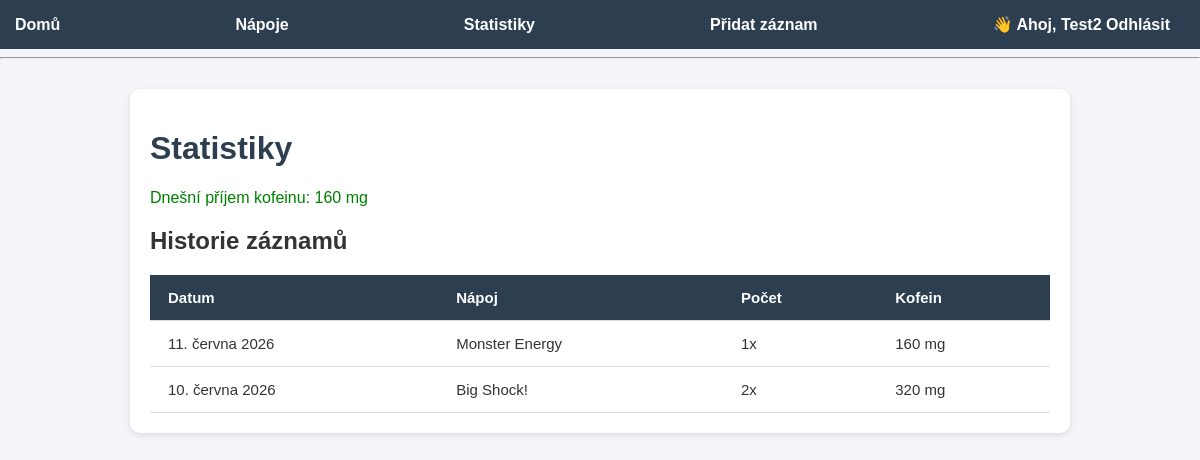
/stats/ (signed in), run on the app's committed database.
### tracker/models.py (models this page shows, shortened)
class Consumption(models.Model):
    user = models.ForeignKey(User, on_delete=models.CASCADE)
    drink = models.ForeignKey(Drink, on_delete=models.CASCADE)
    amount = models.IntegerField(default=1)
    date = models.DateField(auto_now_add=True)

class Drink(models.Model):
    name = models.CharField(max_length=100)
    caffeine_mg = models.IntegerField()
    sugar_g = models.IntegerField()
    volume_ml = models.IntegerField()

### tracker/views.py (the view)
# urls.py: path('stats/', views.stats, name='stats'),
@login_required(login_url='login')
def stats(request):
    records = Consumption.objects.filter(user=request.user).order_by('-date')
    today_records = Consumption.objects.filter(user=request.user, date=date.today())
    total_caffeine = sum(r.drink.caffeine_mg * r.amount for r in today_records)
    status = "OK" if total_caffeine <= 400 else "EXCEEDED"
    return render(request, 'stats.html', {
        'total': total_caffeine,
        'status': status,
        'records': records
    })

### tracker/templates/stats.html
{% extends 'base.html' %}
{% block content %}
<h1>Statistiky</h1>
{% if status == "OK" %}
    <p style="color:green;">
        Dnešní příjem kofeinu: {{ total }} mg
    </p>
{% else %}
    <p style="color:red;">
        Překročen limit! Dnešní příjem: {{ total }} mg
    </p>
{% endif %}
<h2>Historie záznamů</h2>
<table>
    <tr>
        <th>Datum</th>
        <th>Nápoj</th>
        <th>Počet</th>
        <th>Kofein</th>
    </tr>
    {% for record in records %}
    <tr>
        <td>{{ record.date }}</td>
        <td>{{ record.drink.name }}</td>
        <td>{{ record.amount }}x</td>
        <td>{% widthratio record.drink.caffeine_mg 1 record.amount %} mg</td>
    </tr>
    {% empty %}
    <tr>
        <td colspan="4">Zatím nemáš žádné záznamy.</td>
    </tr>
    {% endfor %}
</table>
{% endblock %}

### tracker/templates/base.html (shortened to what this page needs)
<!DOCTYPE html>
<html lang="cs">
<head>
    {% load static %}
    <link rel="stylesheet" href="{% static 'style.css' %}">
</head>
<body>
<nav>
    <a href="{% url 'home' %}">Domů</a>
    <a href="{% url 'drinks_list' %}">Nápoje</a>
    <a href="{% url 'stats' %}">Statistiky</a>
    <a href="{% url 'add_record' %}">Přidat záznam</a>
    <div style="float:right;">
        {% if user.is_authenticated %}
            <span style="color:white; font-weight:bold;">
                👋 Ahoj, {{ user.username }}
            </span>
            <a href="{% url 'logout' %}">Odhlásit</a>
        {% else %}
            <a href="{% url 'login' %}">Přihlásit</a>
            <a href="{% url 'register' %}">Registrace</a>
        {% endif %}
    </div>
</nav>
<hr>
<div class="container">
    {% block content %}
    {% endblock %}
</div>
</body>
</html>

### energytracker/static/style.css (style rules this page uses)
body { margin: 0; font-family: Arial, sans-serif; background-color: #f4f4f9; color: #333; }
nav { background-color: #2c3e50; padding: 15px; display: flex; justify-content: space-between; align-items: center; }
nav a { color: white; text-decoration: none; margin-right: 15px; font-weight: bold; }
.container { max-width: 900px; margin: 30px auto; background: white; padding: 20px; border-radius: 10px; box-shadow: 0 2px 6px rgba(0,0,0,0.1); }
h1 { color: #2c3e50; }
table { width: 100%; border-collapse: collapse; margin-top: 20px; font-size: 15px; }
th, td { padding: 14px 18px; text-align: left; border-bottom: 1px solid #ddd; }
th { background-color: #2c3e50; color: white; font-weight: bold; }
td { vertical-align: middle; }

### data on the page
Consumption: date "11. června 2026", drink.name "Monster Energy", amount "1", drink+amount "160"
Consumption: date "10. června 2026", drink.name "Big Shock!", amount "2", drink+amount "320"

### other printed values
{{ user.username }} "Test2"
{{ total }} "160"
